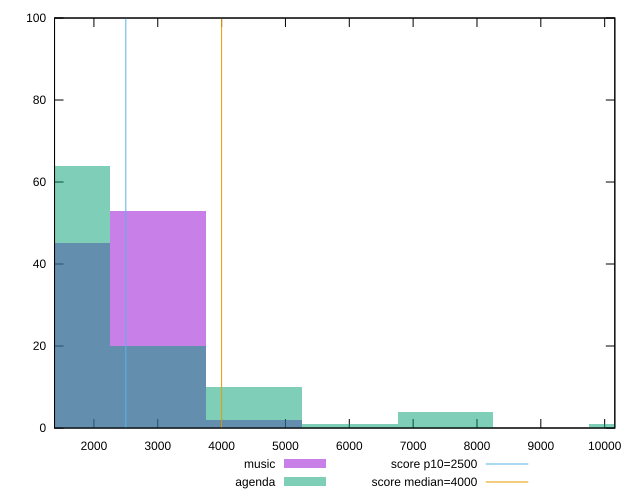

Source code (gnuplot):
reset

$music <<EOF
1501.466572934584 45
3002.933145869168 53
4504.399718803752 2
EOF

$agenda <<EOF
7507.332864672921 4
1501.466572934584 64
10510.26601054209 1
3002.933145869168 20
4504.399718803752 10
6005.866291738336 1
EOF

set key outside below
set boxwidth 1501.466572934584
set xrange [1383.1580000000001:10159.043500000002]
set yrange [0:100]
set trange [0:100]
set style fill transparent solid 0.5 noborder

set parametric
set terminal svg size 640, 500 enhanced background rgb 'white'
set output "report/report_00029_2021-02-24T13-36-40.390Z/largest-contentful-paint/comparison/histogram/0_vs_1.svg"

plot $music title "music" with boxes, \
     $agenda title "agenda" with boxes, \
     2500,t title "score p10=2500", \
     4000,t title "score median=4000"

reset
